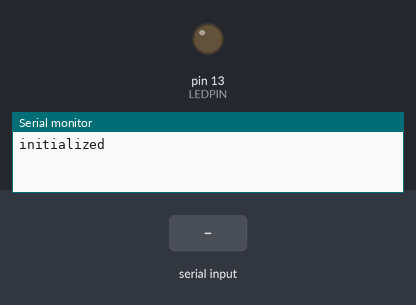
Bench run of a sketch on a simulated Arduino Uno, built with avr-gcc and run on an emulated ATmega328P. On the bench: output pins drawn as LEDs (lit = HIGH), the last lines printed to the serial monitor. The inputs (shaded band) are chosen by the test bench.

Above: at 2.2 s.
2.3 s: "t" received over Serial
At 2.8 s:
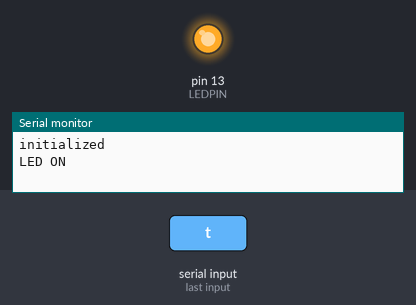
Timing chart, 0 to 5.3 s (numbered marks = the images above; inputs shaded):
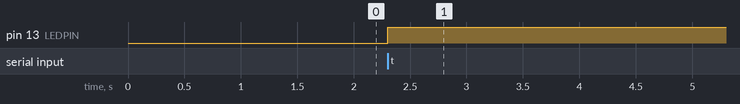

Measured:
- after the input at 2.3 s, pin 13 (LEDPIN): LOW → HIGH at once

The sketch:

protothread_test.ino
```cpp
#include <pt.h>
#define LEDPIN 13

static struct pt pt1;

static int protothread1(struct pt *pt, int interval) {
  static unsigned long timestamp = millis();
  Serial.println("LED ON");
  digitalWrite(13,HIGH);
  PT_BEGIN(pt);
  while(1){
    PT_WAIT_UNTIL(pt, millis() - timestamp > interval );
    Serial.println("wait halt");
  }
  PT_END(pt);
  digitalWrite(13,LOW);
  Serial.println("LED OFF");
}

void setup() {
  pinMode(LEDPIN, OUTPUT);
  Serial.begin(9600);
  delay(1000);
  Serial.println("initialized");
  PT_INIT(&pt1);
}

void loop() {
  if(Serial.available()){
    char c = Serial.read();
    if(c=='t'){
      protothread1(&pt1, 1000);
    }
  }
}
```
